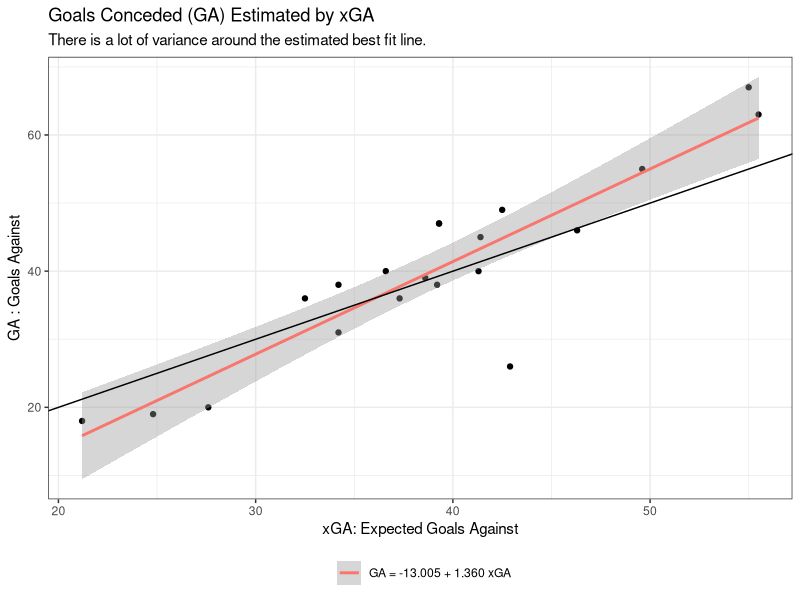
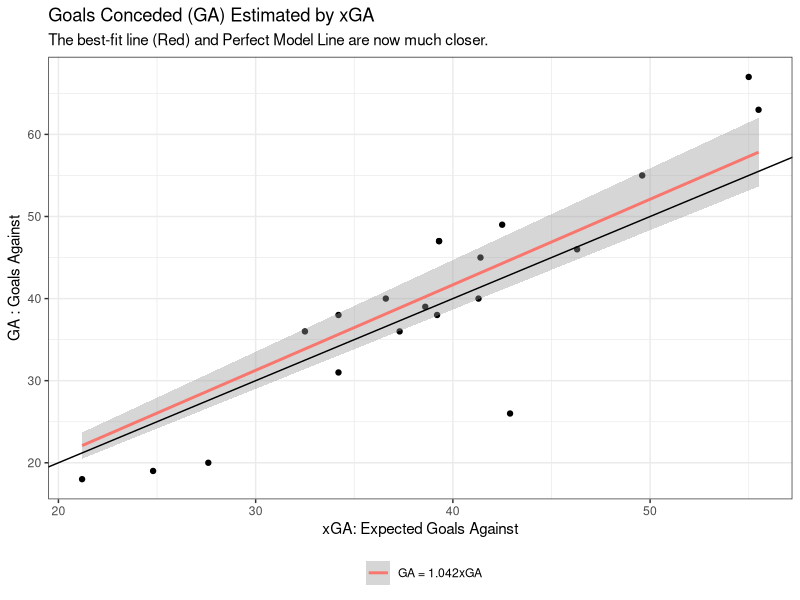
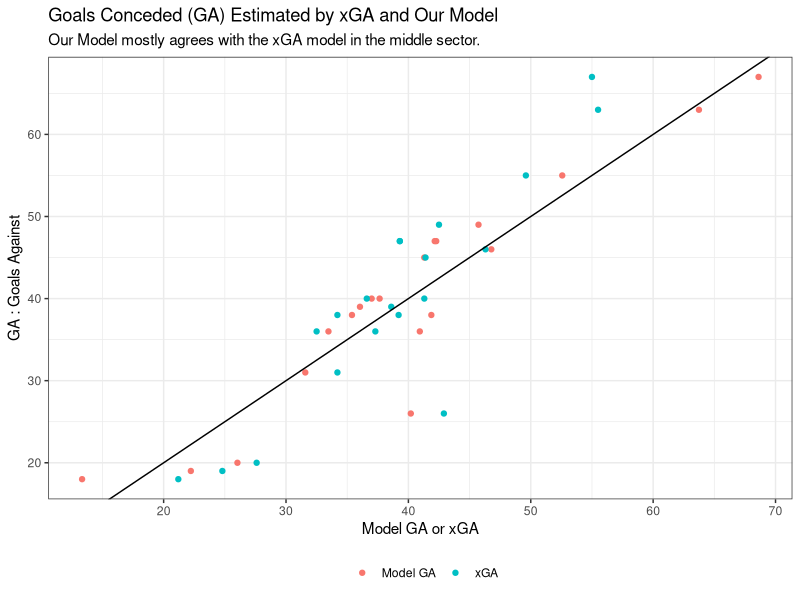

R code for these plots, in order:
## ---- chunk 1
knitr::opts_chunk$set(echo = TRUE, warning = FALSE, message = FALSE)
library(tidyverse)
library(readxl)
library(modelr)
## ---- chunk 2

league_table <- read_xlsx("resources/linear_models_soccer_example/PL21-22_Points.xlsx",
                          skip = 0) 
# Squad Standard Stats 2021-22 Premier League Table on FBRef

defense <- read_xlsx("resources/linear_models_soccer_example/PL21-22_Defense.xlsx",skip = 1)
# Squad Defensive Actions 2021-22 Premier League Table on FBRef


## ---- chunk 3

league_table_2 <- league_table %>%
  select(Rk:`xGD/90`) %>%
  mutate(`xGA/90` = round(xGA/MP, 3),
         PPG = round(Pts/MP, 3)) %>%
  select(-c(W,D,L))

defense_2 <- defense %>%
  select(-(`# Pl`)) %>%
  select(-(`TklW`:Past)) %>%
  select(-(Sh:Pass)) %>%
  rename(Tackles = `Tkl...4`,
         Pressures = Press,
         SuccPress = Succ,
         `%SuccPress` = `%`,
         Press_Def = `Def 3rd...16`,
         Press_Mid = `Mid 3rd...17`,
         Press_Att = `Att 3rd...18`) %>%
  select(-c(`Tkl+Int`))
  
defense_stats_cleaned <- league_table_2 %>%
  full_join(defense_2, by = "Squad") %>%
  select(-c(`90s`, GF, GD, xG, xGD, `xGD/90`))

defense_stats_cleaned

## ---- chunk 4

# running lm on the model finds the best estimates for beta_0 (the intercept)
# and beta_1 in this case.

model_1 <- lm(formula = GA ~ xGA, data = defense_stats_cleaned)

model_1

summary_model_1 <- summary(model_1)

summary(model_1)

## ---- chunk 5

defense_stats_cleaned %>%
  ggplot(aes(xGA, GA)) +
  geom_point() +
  geom_smooth(method='lm', formula= y~x, aes(color = "GA = -13.005 + 1.360 xGA")) +
  geom_abline(slope = 1, intercept = 0) +
  theme_bw() +
  labs(title = "Goals Conceded (GA) Estimated by xGA",
       subtitle = "There is a lot of variance around the estimated best fit line.",
       x = "xGA: Expected Goals Against",
       y = "GA : Goals Against",
       color = "") +
  theme(legend.position = "bottom")



## ---- chunk 6

model_2 <- lm(formula = GA ~ xGA - 1, data = defense_stats_cleaned)

model_2

summary_model_2 <- summary(model_2)

summary(model_2)

defense_stats_cleaned %>%
  ggplot(aes(xGA, GA)) +
  geom_point() +
  geom_smooth(method='lm', formula= y~x-1, aes(color = "GA = 1.042xGA")) +
  geom_abline(slope = 1, intercept = 0) +
  theme_bw() +
  labs(title = "Goals Conceded (GA) Estimated by xGA",
       subtitle = "The best-fit line (Red) and Perfect Model Line are now much closer.",
       x = "xGA: Expected Goals Against",
       y = "GA : Goals Against",
       color = "") +
  theme(legend.position = "bottom")

## ---- chunk 7

model_3 <- lm(data = defense_stats_cleaned, formula = GA ~ xGA + `%SuccPress`*Press_Att  - 1)

model_3

summary_model_3 <- summary(model_3)

summary_model_3

## ---- chunk 8

model_4 <- lm(formula = GA ~ xGA + I(Blocks + Int + Clr + Tackles ) - 1,
              data = defense_stats_cleaned)

model_4

summary_model_4 <- summary(model_4)

summary_model_4
## ---- chunk 9

model_all <- lm(GA ~ xGA + `%SuccPress`*Press_Def + `%SuccPress`*Press_Mid + `%SuccPress`*Press_Att
                + Tackles + Blocks + Int + Clr + Err - 1,
                data=defense_stats_cleaned)
model_0 <- lm(GA ~ xGA - 1, data=defense_stats_cleaned)

scope <- list(lower=formula(model_0), upper=formula(model_all))

forward_selection <- step(model_0, direction="forward", scope=scope)

backward_elimination <- step(model_all, direction="backward", scope=scope)


# Check if the AICs and models from both methods are the same
extractAIC(forward_selection) == extractAIC(backward_elimination)

summary(backward_elimination)

## ---- chunk 10


defense_stats_cleaned %>%
  mutate(modelGA = 1.10645*(xGA) - 1.87594*(`%SuccPress`) +  0.02890*(Press_Att) + 0.04641*(Tackles)) %>%
  select(Rk, Squad, MP, GA, xGA, modelGA) %>%
  mutate(model_xGA_diff = modelGA-xGA,
         model_xGA_GA = modelGA-GA) %>%
  ggplot() +
  geom_point(aes(x = modelGA, y = GA, color = "Model GA")) +
  geom_point(aes(x = xGA, y = GA, color = "xGA")) +
  geom_abline(slope = 1, intercept = 0) +
  theme_bw() +
  labs(title = "Goals Conceded (GA) Estimated by xGA and Our Model",
       subtitle = "Our Model mostly agrees with the xGA model in the middle sector.",
       x = "Model GA or xGA",
       y = "GA : Goals Against",
       color = "") +
  theme(legend.position = "bottom")


